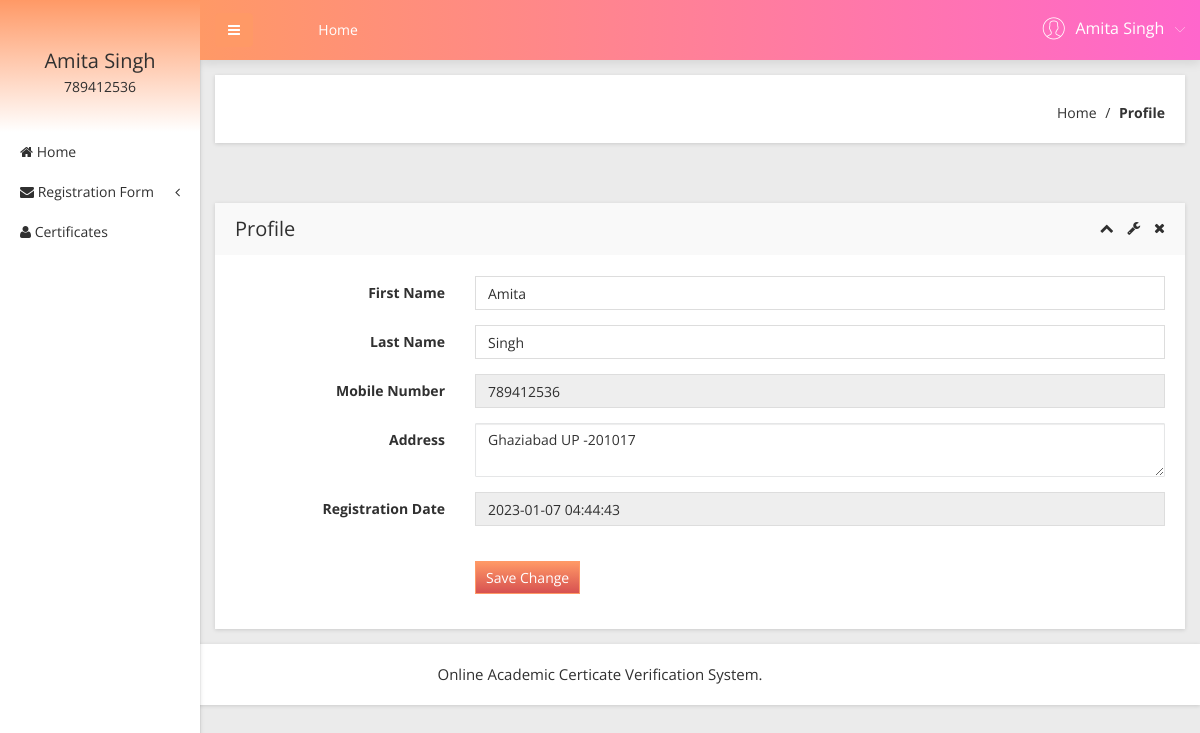
The page /user/profile.php (signed in) on the database its author committed.
### tables this page shows
CREATE TABLE `tbluser` (
  `ID` int(10) NOT NULL,
  `FirstName` varchar(200) DEFAULT NULL,
  `LastName` varchar(200) DEFAULT NULL,
  `MobileNumber` bigint(11) DEFAULT NULL,
  `Address` mediumtext DEFAULT NULL,
  `Password` varchar(200) NOT NULL,
  `RegDate` timestamp NULL DEFAULT current_timestamp()
);

### user/profile.php (the view, shortened to what this page needs)
<?php
include('includes/dbconnection.php');
if (strlen($_SESSION['obcsuid']==0)) {
  header('location:logout.php');
  } else{
  ?>
<!doctype html>
<html class="no-js" lang="en">
<head>
    <link rel="stylesheet" href="css/bootstrap.min.css">
    <link rel="stylesheet" href="css/font-awesome.min.css">
    <link rel="stylesheet" href="css/adminpro-custon-icon.css">
    <link rel="stylesheet" href="css/meanmenu.min.css">
    <link rel="stylesheet" href="css/jquery.mCustomScrollbar.min.css">
    <link rel="stylesheet" href="css/animate.css">
    <link rel="stylesheet" href="css/modals.css">
    <link rel="stylesheet" href="css/normalize.css">
    <link rel="stylesheet" href="css/form/all-type-forms.css">
    <link rel="stylesheet" href="style.css">
    <link rel="stylesheet" href="css/responsive.css">
</head>
<body class="materialdesign">
    <div class="wrapper-pro">
   <?php include_once('includes/sidebar.php');?>
        <?php include_once('includes/header.php');?>
            <div class="breadcome-area mg-b-30 small-dn">
                <div class="container-fluid">
                    <div class="row">
                        <div class="col-lg-12">
                            <div class="breadcome-list shadow-reset">
                                <div class="row">
                                    <div class="col-lg-12">
                                        <ul class="breadcome-menu">
                                            <li><a href="dashboard.php">Home</a> <span class="bread-slash">/</span>
                                            </li>
                                            <li><span class="bread-blod">Profile</span>
                                            </li>
                                        </ul>
                                    </div>
                                </div>
                            </div>
                        </div>
                    </div>
                </div>
            </div>
            <div class="basic-form-area mg-b-15">
                <div class="container-fluid">
                    <div class="row">
                        <div class="col-lg-12">
                            <div class="sparkline12-list shadow-reset mg-t-30">
                                <div class="sparkline12-hd">
                                    <div class="main-sparkline12-hd">
                                        <h1>Profile</h1>
                                        <div class="sparkline12-outline-icon">
                                            <span class="sparkline12-collapse-link"><i class="fa fa-chevron-up"></i></span>
                                            <span><i class="fa fa-wrench"></i></span>
                                            <span class="sparkline12-collapse-close"><i class="fa fa-times"></i></span>
                                        </div>
                                    </div>
                                </div>
                                <div class="sparkline12-graph">
                                    <div class="basic-login-form-ad">
                                        <div class="row">
                                            <div class="col-lg-12">
                                                <div class="all-form-element-inner">
                                                    <form method="post">
                                                        <?php
$uid=$_SESSION['obcsuid'];
$sql="SELECT * from  tbluser where ID=:uid";
$query = $dbh -> prepare($sql);
$query->bindParam(':uid',$uid,PDO::PARAM_STR);
$query->execute();
$results=$query->fetchAll(PDO::FETCH_OBJ);
$cnt=1;
if($query->rowCount() > 0)
{
foreach($results as $row)
{               ?>
                                                        <div class="form-group-inner">
                                                            <div class="row">
                                                                <div class="col-lg-3">
                                                                    <label class="login2 pull-right pull-right-pro">First Name</label>
                                                                </div>
                                                                <div class="col-lg-9">
                                                                    <input type="text" class="form-control" name="fname" value="<?php  echo $row->FirstName;?>" required="true" />
                                                                </div>
                                                            </div>
                                                        </div>
                                                        <div class="form-group-inner">
                                                            <div class="row">
                                                                <div class="col-lg-3">
                                                                    <label class="login2 pull-right pull-right-pro">Last Name</label>
                                                                </div>
                                                                <div class="col-lg-9">
                                                                    <input type="text" class="form-control" name="lname" value="<?php  echo $row->LastName;?>" required="true" />
                                                                </div>
                                                            </div>
                                                        </div>
                                                        <div class="form-group-inner">
                                                            <div class="row">
                                                                <div class="col-lg-3">
                                                                    <label class="login2 pull-right pull-right-pro">Mobile Number</label>
                                                                </div>
                                                                <div class="col-lg-9">
                                                                    <input type="text" class="form-control" readonly="true" value="<?php  echo $row->MobileNumber;?>" />
                                                                </div>
                                                            </div>
                                                        </div>
                                                        <div class="form-group-inner">
                                                            <div class="row">
                                                                <div class="col-lg-3">
                                                                    <label class="login2 pull-right pull-right-pro">Address</label>
                                                                </div>
                                                                <div class="col-lg-9">
                                                                    <textarea type="text" class="form-control" name="add" value="" /><?php  echo $row->Address;?></textarea>
                                                                </div>
                                                            </div>
                                                        </div>
                                                       <div class="form-group-inner">
                                                            <div class="row">
                                                                <div class="col-lg-3">
                                                                    <label class="login2 pull-right pull-right-pro">Registration Date</label>
                                                                </div>
                                                                <div class="col-lg-9">
                                                                    <input type="text" class="form-control" readonly="true" value="<?php  echo $row->RegDate;?>" />
                                                                </div>
                                                            </div>
                                                        </div>
                                                    <?php $cnt=$cnt+1;}} ?>
                                                        <div class="form-group-inner">
                                                            <div class="login-btn-inner">
                                                                <div class="row">
                                                                    <div class="col-lg-3"></div>
                                                                    <div class="col-lg-9">
                                                                        <div class="login-horizental cancel-wp pull-left">
                                                                            <button class="btn btn-sm btn-primary login-submit-cs" type="submit" name="submit">Save Change</button>
                                                                        </div>
                                                                    </div>
                                                                </div>
                                                            </div>
                                                        </div>
                                                    </form>
                                                </div>
                                            </div>
                                        </div>
                                    </div>
                                </div>
                            </div>
                        </div>
                    </div>
                </div>
            </div>
        </div>
    </div>
  <?php include_once('includes/footer.php');?>
</body>
</html><?php }  ?>

### user/includes/sidebar.php (shortened to what this page needs)
        <?php
include('includes/dbconnection.php');
if (strlen($_SESSION['obcsuid']==0)) {
  header('location:logout.php');
  } else{
  ?>
  <div class="left-sidebar-pro">
            <nav id="sidebar">
                <div class="sidebar-header">
                     <?php
$uid=$_SESSION['obcsuid'];
$sql="SELECT FirstName,LastName,MobileNumber from  tbluser where ID=:uid";
$query = $dbh -> prepare($sql);
$query->bindParam(':uid',$uid,PDO::PARAM_STR);
$query->execute();
$results=$query->fetchAll(PDO::FETCH_OBJ);
$cnt=1;
if($query->rowCount() > 0)
{
foreach($results as $row)
{               ?>
                    <h3><?php  echo $row->FirstName;?>  <?php  echo $row->LastName;?></h3>
                    <p><?php  echo $row->MobileNumber;?></p><?php $cnt=$cnt+1;}} ?>
                </div>
                <div class="left-custom-menu-adp-wrap">
                    <ul class="nav navbar-nav left-sidebar-menu-pro">
                        <li class="nav-item">
                            <a href="dashboard.php" role="button" aria-expanded="false"><i class="fa big-icon fa-home"></i> <span class="mini-dn">Home</span> </a>
                        </li>
                        <li class="nav-item"><a href="#" data-toggle="dropdown" role="button" aria-expanded="false" class="nav-link dropdown-toggle"><i class="fa big-icon fa-envelope"></i> <span class="mini-dn">Registration Form</span> <span class="indicator-right-menu mini-dn"><i class="fa indicator-mn fa-angle-left"></i></span></a>
                        </li>
                       <li class="nav-item">
                            <a href="certificates-list.php" role="button" aria-expanded="false"><i class="fa big-icon fa-user"></i> <span class="mini-dn">Certificates</span> </a>
                        </li>
                    </ul>
                </div>
            </nav>
        </div><?php }  ?>

### user/includes/header.php (shortened to what this page needs)
       <?php
include('includes/dbconnection.php');
if (strlen($_SESSION['obcsuid']==0)) {
  header('location:logout.php');
  } else{
  ?>
 <div class="content-inner-all">
            <div class="header-top-area">
                <div class="fixed-header-top">
                    <div class="container-fluid">
                        <div class="row">
                            <div class="col-lg-1 col-md-6 col-sm-6 col-xs-12">
                                <button type="button" id="sidebarCollapse" class="btn bar-button-pro header-drl-controller-btn btn-info navbar-btn">
                                    <i class="fa fa-bars"></i>
                                </button>
                            </div>
                            <div class="col-lg-6 col-md-1 col-sm-1 col-xs-12">
                                <div class="header-top-menu tabl-d-n">
                                    <ul class="nav navbar-nav mai-top-nav">
                                        <li class="nav-item"><a href="dashboard.php" class="nav-link">Home</a>
                                        </li>
                                    </ul>
                                </div>
                            </div>
                            <div class="col-lg-5 col-md-5 col-sm-6 col-xs-12">
                                <div class="header-right-info">
                                    <ul class="nav navbar-nav mai-top-nav header-right-menu">
                                <?php
$uid=$_SESSION['obcsuid'];
$sql="SELECT FirstName,LastName,MobileNumber from  tbluser where ID=:uid";
$query = $dbh -> prepare($sql);
$query->bindParam(':uid',$uid,PDO::PARAM_STR);
$query->execute();
$results=$query->fetchAll(PDO::FETCH_OBJ);
$cnt=1;
if($query->rowCount() > 0)
{
foreach($results as $row)
{               ?>
                                        <li class="nav-item">
                                            <a href="#" data-toggle="dropdown" role="button" aria-expanded="false" class="nav-link dropdown-toggle">
                                                <span class="adminpro-icon adminpro-user-rounded header-riht-inf"></span>
                                                <span class="admin-name"><?php  echo $row->FirstName;?>  <?php  echo $row->LastName;?> </span>
                                                <span class="author-project-icon adminpro-icon adminpro-down-arrow"></span><?php $cnt=$cnt+1;}} ?>
                                            </a>
                                        </li>
                                    </ul>
                                </div>
                            </div>
                        </div>
                    </div>
                </div>
            </div><?php }  ?>

### rows shown on the page
tbluser: FirstName "Amita", LastName "Singh", MobileNumber "789412536", fname "Amita", lname "Singh", add "Ghaziabad UP -201017", RegDate "2023-01-07 04:44:43"
